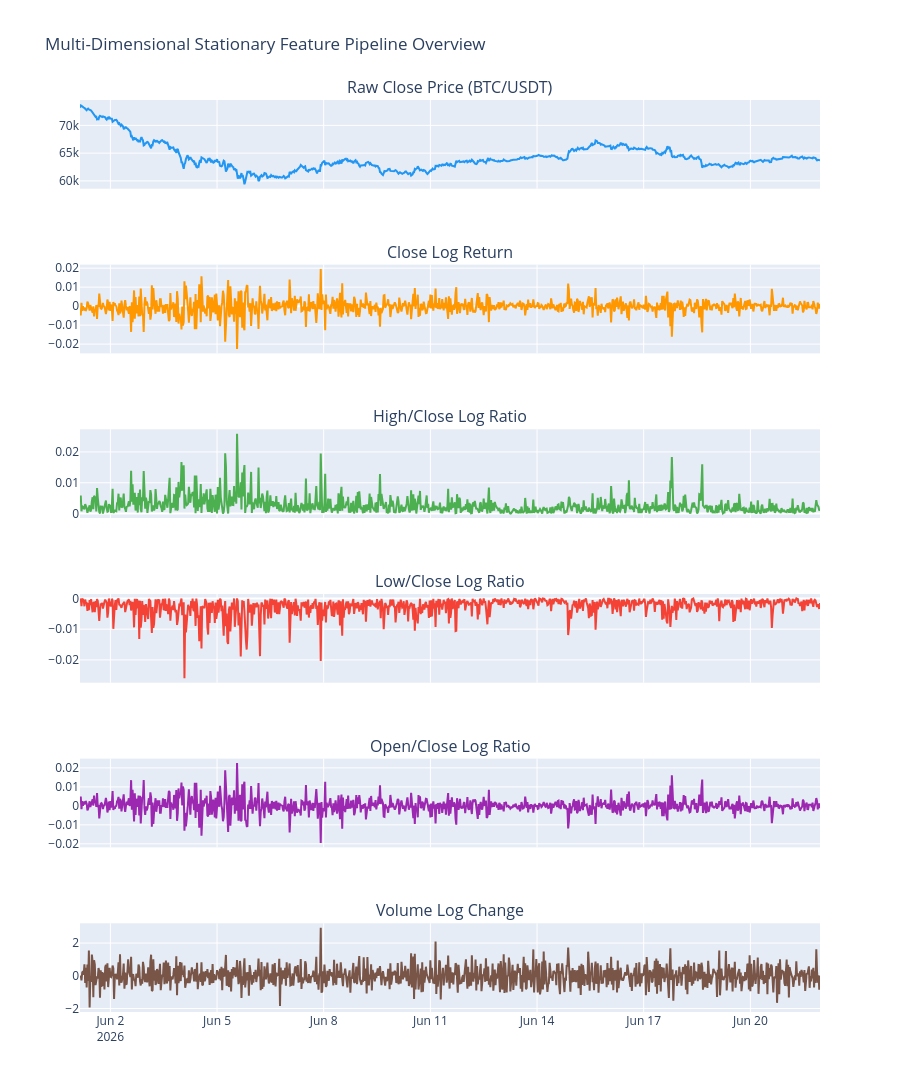

Notebook source saved alongside this figure:
### Markdown cell above
### 4.1. Visualize Raw and Preprocessed Training Data

We load the historical bar data from the database using the same repository queries that the training pipeline runs, apply the log return preprocessing, and visualize both the raw price series and the stationary log returns input features.

### Code cell
import plotly.graph_objects as go
from plotly.subplots import make_subplots
from trading_bot.core.dataset import DatasetBuilder
from trading_bot.core.transforms import FeaturePipeline, LogReturnTransform, RatioTransform
import numpy as np

# 1. Fetch raw bar data using core repository
market_id = config["market_id"]
interval = config.get("interval", "30m")

with SessionLocal() as db:
    market_repo = MarketDataRepository(db)
    raw_bars = market_repo.get_bars(market_id, interval=interval)

# 2. Convert to DataFrame
df_viz = pd.DataFrame([{
    "timestamp": b.timestamp,
    "open": b.open,
    "high": b.high,
    "low": b.low,
    "close": b.close,
    "volume": b.volume
} for b in raw_bars])

# 3. Build and execute FeaturePipeline (representing the 5 features from quant study plan)
pipeline = FeaturePipeline(transforms=[
    LogReturnTransform(col_idx=3),                              # 0: Close Return
    RatioTransform(num_idx=1, den_idx=3),                       # 1: High Ratio
    RatioTransform(num_idx=2, den_idx=3),                       # 2: Low Ratio
    RatioTransform(num_idx=0, den_idx=3),                       # 3: Open Ratio
    LogReturnTransform(col_idx=4),                              # 4: Volume Return
])

# Extract matrix of raw OHLCV features (columns: open=0, high=1, low=2, close=3, volume=4)
matrix_raw = df_viz[["open", "high", "low", "close", "volume"]].values
features = pipeline.fit_transform(matrix_raw)

# Since LogReturnTransform reduces length by 1, FeaturePipeline slices all columns to match.
# Insert a row of NaNs at the beginning to align with df_viz timestamps
features_aligned = np.insert(features, 0, np.nan, axis=0)

df_viz["close_return"] = features_aligned[:, 0]
df_viz["high_ratio"] = features_aligned[:, 1]
df_viz["low_ratio"] = features_aligned[:, 2]
df_viz["open_ratio"] = features_aligned[:, 3]
df_viz["volume_return"] = features_aligned[:, 4]

# 4. Plot original price and the 5 stationary features using Plotly
fig_viz = make_subplots(
    rows=6, cols=1, shared_xaxes=True,
    subplot_titles=(
        f"Raw Close Price ({market_id})", 
        "Close Log Return", 
        "High/Close Log Ratio", 
        "Low/Close Log Ratio", 
        "Open/Close Log Ratio", 
        "Volume Log Change"
    )
)

fig_viz.add_trace(go.Scatter(x=df_viz["timestamp"], y=df_viz["close"], name="Close Price", line=dict(color="#2196F3")), row=1, col=1)
fig_viz.add_trace(go.Scatter(x=df_viz["timestamp"], y=df_viz["close_return"], name="Close Return", line=dict(color="#FF9800")), row=2, col=1)
fig_viz.add_trace(go.Scatter(x=df_viz["timestamp"], y=df_viz["high_ratio"], name="High Ratio", line=dict(color="#4CAF50")), row=3, col=1)
fig_viz.add_trace(go.Scatter(x=df_viz["timestamp"], y=df_viz["low_ratio"], name="Low Ratio", line=dict(color="#F44336")), row=4, col=1)
fig_viz.add_trace(go.Scatter(x=df_viz["timestamp"], y=df_viz["open_ratio"], name="Open Ratio", line=dict(color="#9C27B0")), row=5, col=1)
fig_viz.add_trace(go.Scatter(x=df_viz["timestamp"], y=df_viz["volume_return"], name="Volume Return", line=dict(color="#795548")), row=6, col=1)

fig_viz.update_layout(height=1200, title_text=f"Multi-Dimensional Stationary Feature Pipeline Overview", showlegend=False)
fig_viz.show()

### Figure 1 — Plotly figure (JSON) as saved in the notebook; plotly's stock layout.template omitted (floating-point values rounded to 4 significant figures; data arrays with more than 128 entries replaced by an {"elided": "..."} marker saying what was removed)
{"data": [{"line": {"color": "#2196F3"}, "name": "Close Price", "type": "scatter", "x": {"elided": "1000 str values"}, "xaxis": "x", "y": {"elided": "1000 float values"}, "yaxis": "y"}, {"line": {"color": "#FF9800"}, "name": "Close Return", "type": "scatter", "x": {"elided": "1000 str values"}, "xaxis": "x2", "y": {"elided": "1000 float values"}, "yaxis": "y2"}, {"line": {"color": "#4CAF50"}, "name": "High Ratio", "type": "scatter", "x": {"elided": "1000 str values"}, "xaxis": "x3", "y": {"elided": "1000 float values"}, "yaxis": "y3"}, {"line": {"color": "#F44336"}, "name": "Low Ratio", "type": "scatter", "x": {"elided": "1000 str values"}, "xaxis": "x4", "y": {"elided": "1000 float values"}, "yaxis": "y4"}, {"line": {"color": "#9C27B0"}, "name": "Open Ratio", "type": "scatter", "x": {"elided": "1000 str values"}, "xaxis": "x5", "y": {"elided": "1000 float values"}, "yaxis": "y5"}, {"line": {"color": "#795548"}, "name": "Volume Return", "type": "scatter", "x": {"elided": "1000 str values"}, "xaxis": "x6", "y": {"elided": "1000 float values"}, "yaxis": "y6"}], "layout": {"annotations": [{"font": {"size": 16}, "showarrow": false, "text": "Raw Close Price (BTC/USDT)", "x": 0.5, "xanchor": "center", "xref": "paper", "y": 1.0, "yanchor": "bottom", "yref": "paper"}, {"font": {"size": 16}, "showarrow": false, "text": "Close Log Return", "x": 0.5, "xanchor": "center", "xref": "paper", "y": 0.8194, "yanchor": "bottom", "yref": "paper"}, {"font": {"size": 16}, "showarrow": false, "text": "High/Close Log Ratio", "x": 0.5, "xanchor": "center", "xref": "paper", "y": 0.6389, "yanchor": "bottom", "yref": "paper"}, {"font": {"size": 16}, "showarrow": false, "text": "Low/Close Log Ratio", "x": 0.5, "xanchor": "center", "xref": "paper", "y": 0.4583, "yanchor": "bottom", "yref": "paper"}, {"font": {"size": 16}, "showarrow": false, "text": "Open/Close Log Ratio", "x": 0.5, "xanchor": "center", "xref": "paper", "y": 0.2778, "yanchor": "bottom", "yref": "paper"}, {"font": {"size": 16}, "showarrow": false, "text": "Volume Log Change", "x": 0.5, "xanchor": "center", "xref": "paper", "y": 0.09722, "yanchor": "bottom", "yref": "paper"}], "height": 1200, "showlegend": false, "title": {"text": "Multi-Dimensional Stationary Feature Pipeline Overview"}, "xaxis": {"anchor": "y", "domain": [0, 1], "matches": "x6", "showticklabels": false}, "xaxis2": {"anchor": "y2", "domain": [0, 1], "matches": "x6", "showticklabels": false}, "xaxis3": {"anchor": "y3", "domain": [0, 1], "matches": "x6", "showticklabels": false}, "xaxis4": {"anchor": "y4", "domain": [0, 1], "matches": "x6", "showticklabels": false}, "xaxis5": {"anchor": "y5", "domain": [0, 1], "matches": "x6", "showticklabels": false}, "xaxis6": {"anchor": "y6", "domain": [0, 1]}, "yaxis": {"anchor": "x", "domain": [0.9028, 1.0]}, "yaxis2": {"anchor": "x2", "domain": [0.7222, 0.8194]}, "yaxis3": {"anchor": "x3", "domain": [0.5417, 0.6389]}, "yaxis4": {"anchor": "x4", "domain": [0.3611, 0.4583]}, "yaxis5": {"anchor": "x5", "domain": [0.1806, 0.2778]}, "yaxis6": {"anchor": "x6", "domain": [0, 0.09722]}}}
